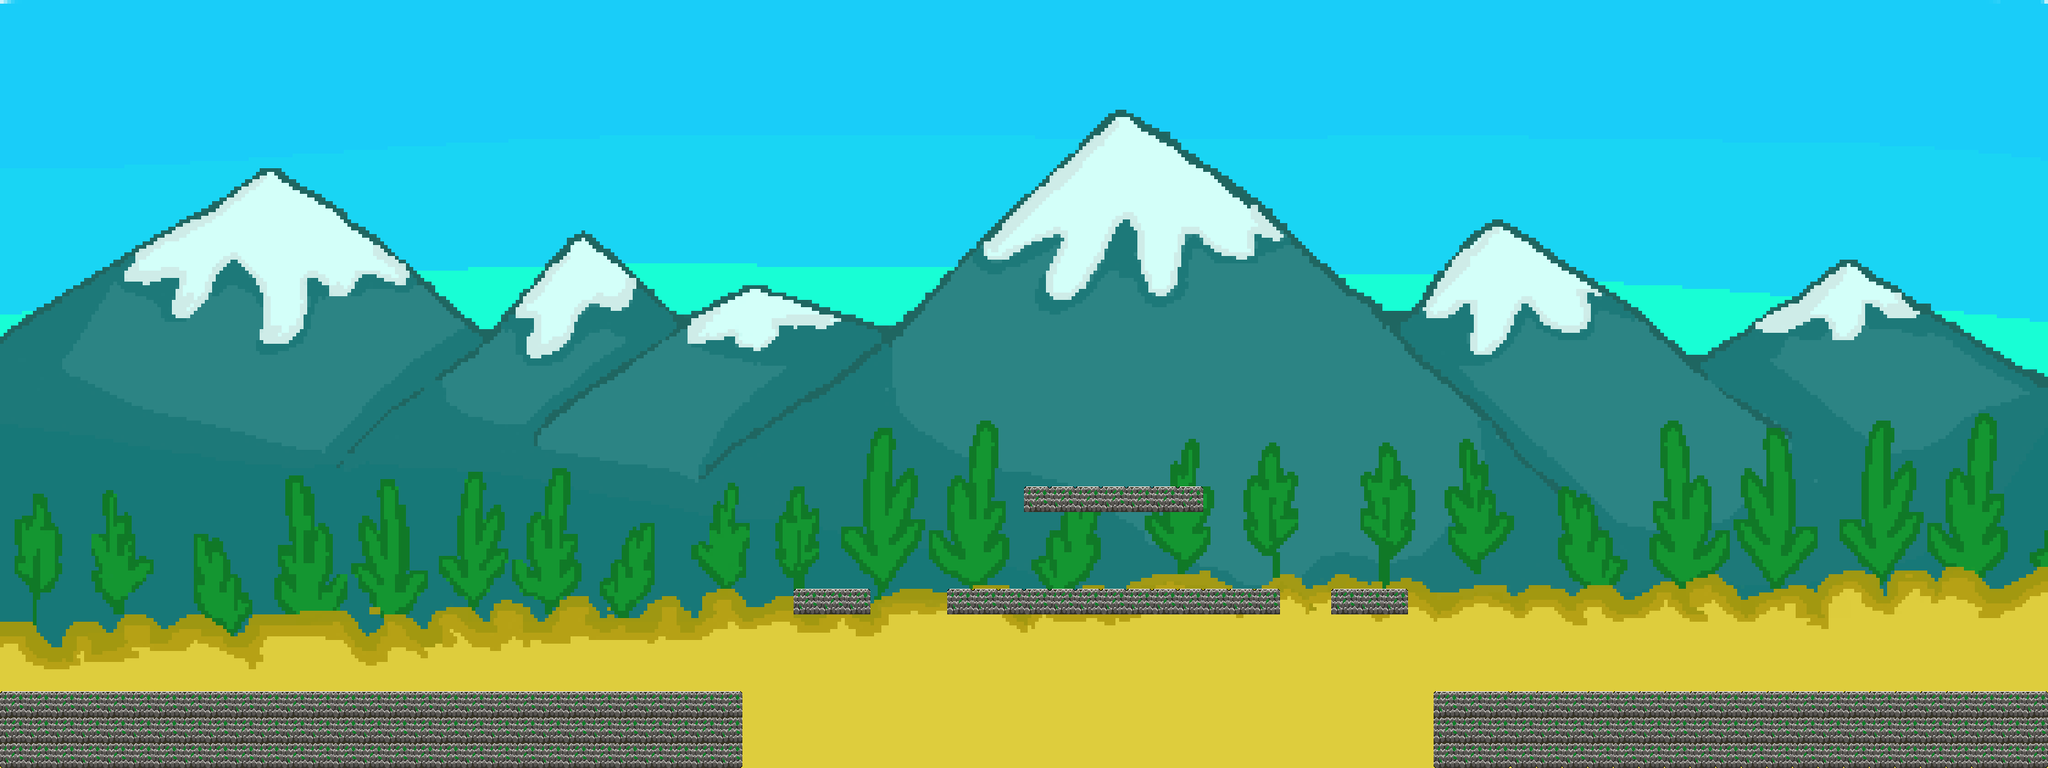

A 2D game scene composited from a Tiled map and its tileset images. What follows is a short description and the map's XML, with every tile layer's data as written:
An orthogonal 80x30 tile map with 35x35 px tiles, 1 tile layer (Tiles), 2 tilesets, 1 image layer and 13 objects (2x FrogEntity, me.Trigger, mainPlayer, PointEntity, StartPointy, ...).

<map version="1.10" tiledversion="1.10.1" orientation="orthogonal" renderorder="right-down" width="80" height="30" tilewidth="35" tileheight="35" infinite="0" nextlayerid="10" nextobjectid="24">
 <tileset firstgid="1" source="TileLeaf.tsx" />
 <tileset firstgid="65" source="berge_tiles.tsx" />
 <imagelayer id="2" name="Hintergrund">
  <image source="BergWeltBackground-1.png" width="2800" height="1050" />
 </imagelayer>
 <layer id="1" name="Tiles" width="80" height="30">
  <data encoding="csv">
0,0,0,0,0,0,0,0,0,0,0,0,0,0,0,0,0,0,0,0,0,0,0,0,0,0,0,0,0,0,0,0,0,0,0,0,0,0,0,0,0,0,0,0,0,0,0,0,0,0,0,0,0,0,0,0,0,0,0,0,0,0,0,0,0,0,0,0,0,0,0,0,0,0,0,0,0,0,0,0,
0,0,0,0,0,0,0,0,0,0,0,0,0,0,0,0,0,0,0,0,0,0,0,0,0,0,0,0,0,0,0,0,0,0,0,0,0,0,0,0,0,0,0,0,0,0,0,0,0,0,0,0,0,0,0,0,0,0,0,0,0,0,0,0,0,0,0,0,0,0,0,0,0,0,0,0,0,0,0,0,
0,0,0,0,0,0,0,0,0,0,0,0,0,0,0,0,0,0,0,0,0,0,0,0,0,0,0,0,0,0,0,0,0,0,0,0,0,0,0,0,0,0,0,0,0,0,0,0,0,0,0,0,0,0,0,0,0,0,0,0,0,0,0,0,0,0,0,0,0,0,0,0,0,0,0,0,0,0,0,0,
0,0,0,0,0,0,0,0,0,0,0,0,0,0,0,0,0,0,0,0,0,0,0,0,0,0,0,0,0,0,0,0,0,0,0,0,0,0,0,0,0,0,0,0,0,0,0,0,0,0,0,0,0,0,0,0,0,0,0,0,0,0,0,0,0,0,0,0,0,0,0,0,0,0,0,0,0,0,0,0,
0,0,0,0,0,0,0,0,0,0,0,0,0,0,0,0,0,0,0,0,0,0,0,0,0,0,0,0,0,0,0,0,0,0,0,0,0,0,0,0,0,0,0,0,0,0,0,0,0,0,0,0,0,0,0,0,0,0,0,0,0,0,0,0,0,0,0,0,0,0,0,0,0,0,0,0,0,0,0,0,
0,0,0,0,0,0,0,0,0,0,0,0,0,0,0,0,0,0,0,0,0,0,0,0,0,0,0,0,0,0,0,0,0,0,0,0,0,0,0,0,0,0,0,0,0,0,0,0,0,0,0,0,0,0,0,0,0,0,0,0,0,0,0,0,0,0,0,0,0,0,0,0,0,0,0,0,0,0,0,0,
0,0,0,0,0,0,0,0,0,0,0,0,0,0,0,0,0,0,0,0,0,0,0,0,0,0,0,0,0,0,0,0,0,0,0,0,0,0,0,0,0,0,0,0,0,0,0,0,0,0,0,0,0,0,0,0,0,0,0,0,0,0,0,0,0,0,0,0,0,0,0,0,0,0,0,0,0,0,0,0,
0,0,0,0,0,0,0,0,0,0,0,0,0,0,0,0,0,0,0,0,0,0,0,0,0,0,0,0,0,0,0,0,0,0,0,0,0,0,0,0,0,0,0,0,0,0,0,0,0,0,0,0,0,0,0,0,0,0,0,0,0,0,0,0,0,0,0,0,0,0,0,0,0,0,0,0,0,0,0,0,
0,0,0,0,0,0,0,0,0,0,0,0,0,0,0,0,0,0,0,0,0,0,0,0,0,0,0,0,0,0,0,0,0,0,0,0,0,0,0,0,0,0,0,0,0,0,0,0,0,0,0,0,0,0,0,0,0,0,0,0,0,0,0,0,0,0,0,0,0,0,0,0,0,0,0,0,0,0,0,0,
0,0,0,0,0,0,0,0,0,0,0,0,0,0,0,0,0,0,0,0,0,0,0,0,0,0,0,0,0,0,0,0,0,0,0,0,0,0,0,0,0,0,0,0,0,0,0,0,0,0,0,0,0,0,0,0,0,0,0,0,0,0,0,0,0,0,0,0,0,0,0,0,0,0,0,0,0,0,0,0,
0,0,0,0,0,0,0,0,0,0,0,0,0,0,0,0,0,0,0,0,0,0,0,0,0,0,0,0,0,0,0,0,0,0,0,0,0,0,0,0,0,0,0,0,0,0,0,0,0,0,0,0,0,0,0,0,0,0,0,0,0,0,0,0,0,0,0,0,0,0,0,0,0,0,0,0,0,0,0,0,
0,0,0,0,0,0,0,0,0,0,0,0,0,0,0,0,0,0,0,0,0,0,0,0,0,0,0,0,0,0,0,0,0,0,0,0,0,0,0,0,0,0,0,0,0,0,0,0,0,0,0,0,0,0,0,0,0,0,0,0,0,0,0,0,0,0,0,0,0,0,0,0,0,0,0,0,0,0,0,0,
0,0,0,0,0,0,0,0,0,0,0,0,0,0,0,0,0,0,0,0,0,0,0,0,0,0,0,0,0,0,0,0,0,0,0,0,0,0,0,0,0,0,0,0,0,0,0,0,0,0,0,0,0,0,0,0,0,0,0,0,0,0,0,0,0,0,0,0,0,0,0,0,0,0,0,0,0,0,0,0,
0,0,0,0,0,0,0,0,0,0,0,0,0,0,0,0,0,0,0,0,0,0,0,0,0,0,0,0,0,0,0,0,0,0,0,0,0,0,0,0,0,0,0,0,0,0,0,0,0,0,0,0,0,0,0,0,0,0,0,0,0,0,0,0,0,0,0,0,0,0,0,0,0,0,0,0,0,0,0,0,
0,0,0,0,0,0,0,0,0,0,0,0,0,0,0,0,0,0,0,0,0,0,0,0,0,0,0,0,0,0,0,0,0,0,0,0,0,0,0,0,0,0,0,0,0,0,0,0,0,0,0,0,0,0,0,0,0,0,0,0,0,0,0,0,0,0,0,0,0,0,0,0,0,0,0,0,0,0,0,0,
0,0,0,0,0,0,0,0,0,0,0,0,0,0,0,0,0,0,0,0,0,0,0,0,0,0,0,0,0,0,0,0,0,0,0,0,0,0,0,0,0,0,0,0,0,0,0,0,0,0,0,0,0,0,0,0,0,0,0,0,0,0,0,0,0,0,0,0,0,0,0,0,0,0,0,0,0,0,0,0,
0,0,0,0,0,0,0,0,0,0,0,0,0,0,0,0,0,0,0,0,0,0,0,0,0,0,0,0,0,0,0,0,0,0,0,0,0,0,0,0,0,0,0,0,0,0,0,0,0,0,0,0,0,0,0,0,0,0,0,0,0,0,0,0,0,0,0,0,0,0,0,0,0,0,0,0,0,0,0,0,
0,0,0,0,0,0,0,0,0,0,0,0,0,0,0,0,0,0,0,0,0,0,0,0,0,0,0,0,0,0,0,0,0,0,0,0,0,0,0,0,0,0,0,0,0,0,0,0,0,0,0,0,0,0,0,0,0,0,0,0,0,0,0,0,0,0,0,0,0,0,0,0,0,0,0,0,0,0,0,0,
0,0,0,0,0,0,0,0,0,0,0,0,0,0,0,0,0,0,0,0,0,0,0,0,0,0,0,0,0,0,0,0,0,0,0,0,0,0,0,0,0,0,0,0,0,0,0,0,0,0,0,0,0,0,0,0,0,0,0,0,0,0,0,0,0,0,0,0,0,0,0,0,0,0,0,0,0,0,0,0,
0,0,0,0,0,0,0,0,0,0,0,0,0,0,0,0,0,0,0,0,0,0,0,0,0,0,0,0,0,0,0,0,0,0,0,0,0,0,0,0,108,108,108,108,108,108,108,0,0,0,0,0,0,0,0,0,0,0,0,0,0,0,0,0,0,0,0,0,0,0,0,0,0,0,0,0,0,0,0,0,
0,0,0,0,0,0,0,0,0,0,0,0,0,0,0,0,0,0,0,0,0,0,0,0,0,0,0,0,0,0,0,0,0,0,0,0,0,0,0,0,0,0,0,0,0,26,26,0,0,0,0,0,0,0,0,0,0,0,0,0,0,0,0,0,0,0,0,0,0,0,0,0,0,0,0,0,0,0,0,0,
0,0,0,0,0,0,0,0,0,0,0,0,0,0,0,0,0,0,0,0,0,0,0,0,0,0,0,0,0,0,0,0,0,0,0,0,0,0,0,0,0,0,0,0,0,0,0,0,0,0,0,0,0,0,0,0,0,0,0,0,0,0,0,0,0,0,0,0,0,0,0,0,0,0,0,0,0,0,0,0,
0,0,0,0,0,0,0,0,0,0,0,0,0,0,0,0,0,0,0,0,0,0,0,0,0,0,0,0,0,0,0,0,0,0,0,0,0,0,0,0,0,0,0,0,0,0,0,0,0,0,0,0,0,0,0,0,0,0,0,0,0,0,0,0,0,0,0,0,0,0,0,0,0,0,0,0,0,0,0,0,
0,0,0,0,0,0,0,0,0,0,0,0,0,0,0,0,0,0,0,0,0,0,0,0,0,0,0,0,0,0,0,97,98,99,0,0,0,108,108,108,108,108,108,108,108,108,108,108,108,108,0,0,97,98,99,0,0,0,0,0,0,0,0,0,0,0,0,0,0,0,0,0,0,0,0,0,0,0,0,0,
0,0,0,0,0,0,0,0,0,0,0,0,0,0,0,0,0,0,0,0,0,0,0,0,0,0,0,0,0,0,0,0,0,0,0,0,0,0,0,0,0,0,0,0,0,0,0,0,0,0,0,0,0,0,0,0,0,0,0,0,0,0,0,0,0,0,0,0,0,0,0,0,0,0,0,0,0,0,0,0,
0,0,0,0,0,0,0,0,0,0,0,0,0,0,0,0,0,0,0,0,0,0,0,0,0,0,0,0,0,0,0,0,0,0,0,0,0,0,0,0,0,0,0,0,0,0,0,0,0,0,0,0,0,0,0,0,0,0,0,0,0,0,0,0,0,0,0,0,0,0,0,0,0,0,0,0,0,0,0,0,
0,0,0,0,0,0,0,0,0,0,0,28,28,28,28,28,28,28,28,28,28,0,0,0,0,0,0,0,0,0,0,0,0,0,0,0,0,0,0,0,0,0,0,0,0,0,0,0,0,0,0,0,0,0,0,0,0,0,0,0,0,0,0,0,0,0,0,0,0,0,0,0,0,0,0,0,0,0,0,0,
65,66,66,66,66,66,66,66,66,66,66,66,66,66,66,66,66,66,66,66,66,66,66,66,66,66,66,66,67,0,0,0,0,0,0,0,0,0,0,0,0,0,0,0,0,0,0,0,0,0,0,0,0,0,0,0,65,66,67,65,65,65,65,65,65,65,65,65,65,65,65,65,65,65,65,65,65,65,66,67,
73,74,74,74,74,74,74,74,74,74,74,74,74,74,74,74,74,74,74,74,74,74,74,74,74,74,74,74,75,0,0,0,0,0,0,0,0,0,0,0,0,0,0,0,0,0,0,0,0,0,0,0,0,0,0,0,73,74,75,73,73,73,73,73,73,73,73,73,73,73,73,73,73,73,73,73,73,73,74,75,
81,82,82,82,82,82,82,82,82,82,82,82,82,82,82,82,82,82,82,82,82,82,82,82,82,82,82,82,83,0,0,0,0,0,0,0,0,0,0,0,0,0,0,0,0,0,0,0,0,0,0,0,0,0,0,0,81,82,83,81,81,81,81,81,81,81,81,81,81,81,81,81,81,81,81,81,81,81,82,83
</data>
 </layer>
 <objectgroup color="#00ff00" id="5" name="Player" tintcolor="#00ff00">
  <object id="5" name="me.Trigger" x="2731" y="873" width="66" height="70">
   <properties>
    <property name="to" value="BergWelt-2" />
   </properties>
  </object>
  <object id="6" name="mainPlayer" x="17" y="873" width="63" height="71" />
 </objectgroup>
 <objectgroup id="6" name="Collision">
  <object id="8" x="-1" y="945" width="1017" height="105" />
  <object id="9" x="1086" y="805" width="103" height="34" />
  <object id="10" x="1294" y="805" width="455" height="36" />
  <object id="11" x="1400" y="665" width="244" height="35" />
  <object id="12" x="1820" y="803" width="104" height="35" />
  <object id="13" x="1959" y="945" width="840" height="104" />
 </objectgroup>
 <objectgroup color="#ff0000" id="3" name="Spiders">
  <object id="3" name="FrogEntity" x="1380" y="733" width="299.333" height="70">
   <properties>
    <property name="frameheight" value="70" />
    <property name="framewidth" value="118" />
   </properties>
  </object>
  <object id="4" name="FrogEntity" x="2010.67" y="873.667" width="302" height="70">
   <properties>
    <property name="frameheight" value="70" />
    <property name="framewidth" value="118" />
   </properties>
  </object>
 </objectgroup>
 <objectgroup color="#0000ff" id="4" name="SpiderTrigger" />
 <objectgroup color="#ffff00" id="7" name="Point">
  <object id="17" name="PointEntity" x="1430.99" y="632.223" width="30.6667" height="33.3333" />
 </objectgroup>
 <objectgroup id="9" name="bgm">
  <object id="19" name="StartPointy" x="17" y="402" width="65" height="540" />
 </objectgroup>
 <objectgroup color="#ff00ff" id="8" name="life">
  <object id="18" name="ExtraLife" x="1680.86" y="740.1" width="59.9376" height="65.1496" />
 </objectgroup>
</map>